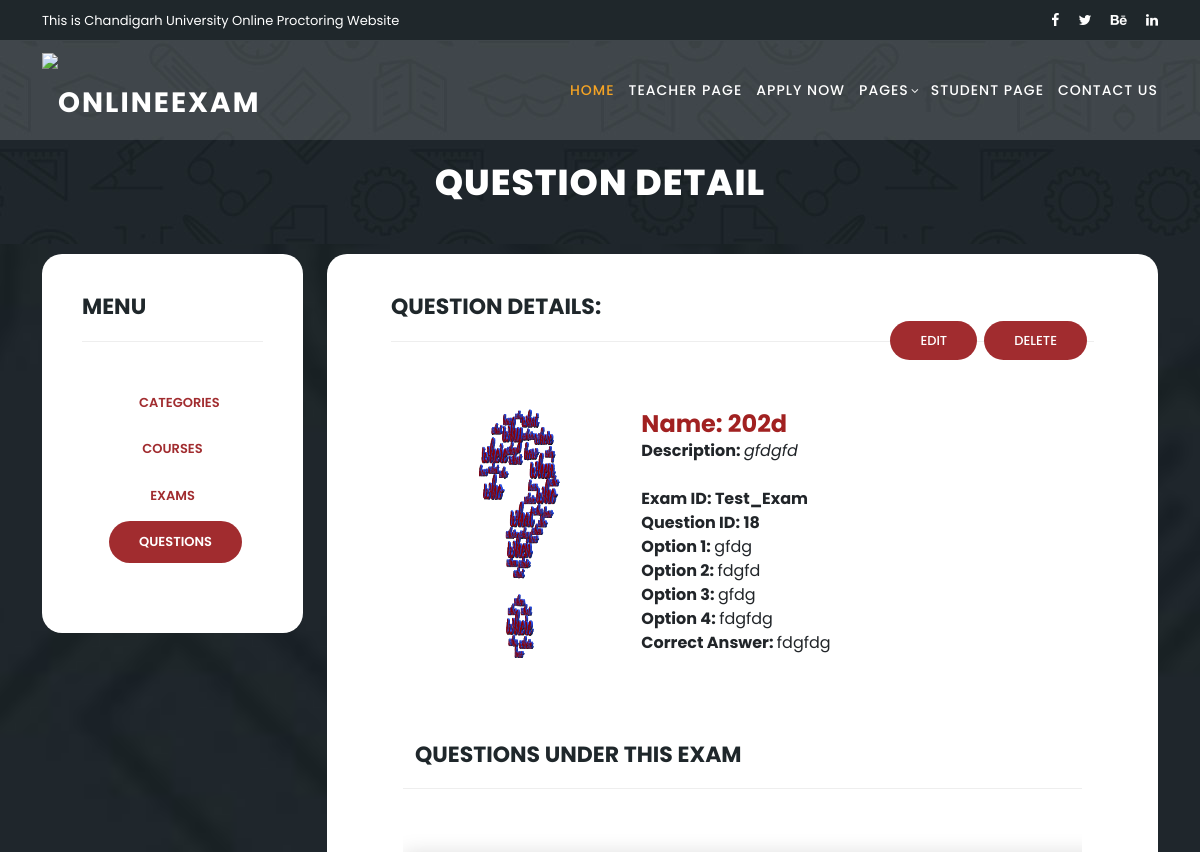
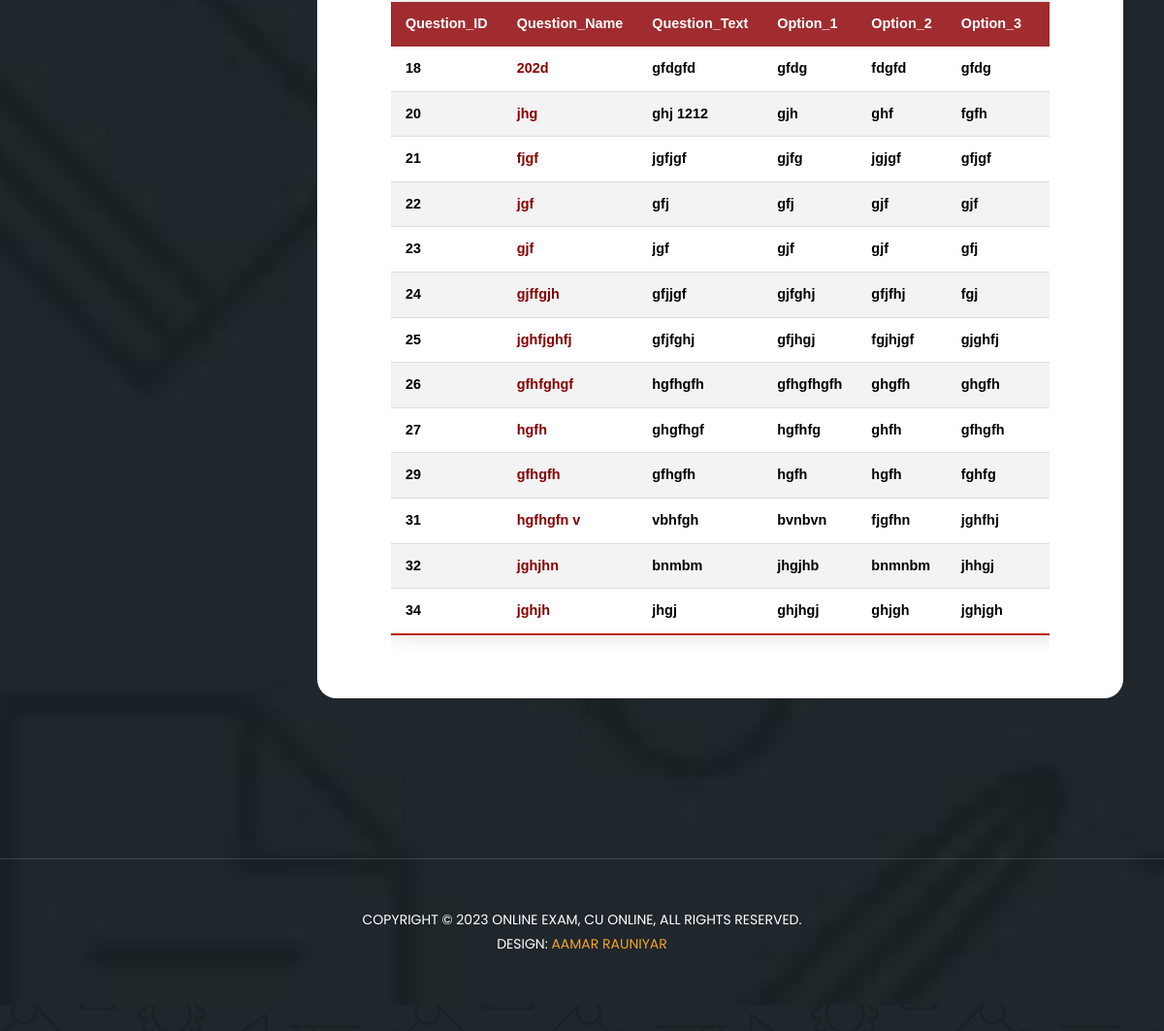
Screenshot of /question/18 with the database file from the repository (2 pictures, top to bottom).
### questions/models.py (models this page shows, shortened)
class Question(models.Model):
    question_name = models.CharField(max_length=100, unique=True)
    question_text = models.CharField(max_length=200,blank=True)
    option1 = models.CharField(max_length=100,blank=True)
    option2 = models.CharField(max_length=100,blank=True)
    option3 = models.CharField(max_length=100,blank=True)
    option4 = models.CharField(max_length=100,blank=True)
    correct_answer = models.CharField(max_length=100,blank=True)
    question_status = models.BooleanField(default=True)
    question_exam = models.ForeignKey(Exam, on_delete=models.CASCADE)
    class Meta:
        managed = True
        db_table = 'question'

class Exam(models.Model):
    exam_name = models.CharField(max_length=100, unique=True)
    exam_description = models.CharField(max_length=100,blank=True)
    exam_start_date = models.DateTimeField(blank=True)
    exam_duration = models.IntegerField(blank=True)
    exam_status = models.BooleanField(default=True)
    date_created = models.DateTimeField(auto_now_add=True,blank=True)
    exam_course = models.ForeignKey(Course, on_delete=models.CASCADE)
    def __str__(self):
        return self.exam_name
    class Meta:
        managed = True
        db_table = 'exam'

### questions/views.py (the view, shortened to what this page needs)
# urls.py: path("question/<int:question_id>", question_detail_edit, name="question_detail"),
def question_detail_edit(request, question_id):
    question = get_object_or_404(Question, id=question_id)
    exam = question.question_exam  # Assuming 'question_exam' is the foreign key to the Exam model
    questions = Question.objects.filter(question_exam=exam)
    return render(request, 'question.html', {'question': question, 'questions': questions})

### frontend/templates/question.html (shortened to what this page needs)
{% extends 'navbar.html' %}
{% load static %}
{% load bootstrap4 %}
{% load i18n %}
{% block content %}
<section class="heading-page header-text" >
  <div class="container">
    <div class="row">
      <div class="col-lg-12">
        <h2>Question Detail</h2>
      </div>
    </div>
  </div>
</section>
<section class="exam-us" id="exam">
    <div class="container">
      <div class="row">
        <div class="col-lg-12 align-self-center">
          <div class="row">
            <div class="col-lg-3">
              <form id="exam" action="" method="post">
                <div class="row">
                  <div class="col-lg-12">
                    <h2>Menu</h2>
                  </div>
                  <section class="meetings-page" id="meetings">
                    <div class="container">
                      <div class="row">
                        <div class="col-lg-12">
                          <div class="row">
                            <div class="col-lg-12">
                              <div class="filters">
                                <ul>
                                    <li><a onclick="window.location.href = `{% url 'teacher' %}`">Categories</a></li>
                                    <li><a onclick="window.location.href = `{% url 'courses' %}`">Courses</a></li>
                                    <li><a onclick="window.location.href = `{% url 'exams' %}`">Exams</a></li>
                                    <li class="active"><a onclick="window.location.href = `{% url 'questions' %}`">Questions</a></li>
                                </ul>
                              </div>
                            </div>
                        </div>
                    </div>
                </section>
                </div>
              </form>
            </div>
            <div class="col-lg-9">
              <form id="exam" method="POST" action="{% url 'question_detail'  question.id %}" enctype="multipart/form-data">
                <section class="meetings-page" id="meetings">
                      <div class="container">
                        <div class="row">
                          <div class="col-lg-12">
                            <div class="row">
                              <div class="col-lg-12">
                                <div class="col-lg-12">
                                  <h2>Question Details:  <div class="col-lg-12">
                                      <button type="button" id="delete" class="button">
                                        Delete
                                      </button>
                                      <button type="button" id="edit" class="button" onclick="location.href='#popup-box';" >
                                        Edit
                                      </button>
                                  </div>
                                </h2>
                                  <section class="meetings-page" id="meetings">
                                    <div class="container">
                                    <div class="row">
                                        <div class="col-lg-12">
                                        <div class="row">
                                            <div class="col-lg-4">
                                                <div class="row grid">
                                                    <div class="col-lg-4 templatemo-item-col all soon ">
                                                        <div class="card-item">
                                                            <div class="thumb">
                                                                <img src="{% static 'images/question.gif' %}" alt="{{ question.question_name}}"style="width: 13rem;
                                                                height: 19rem;">
                                                            </div>
                                                        </div>
                                                    </div>
                                                </div>
                                            </div>
                                            <div class="col-lg-8">
                                                <div class="row">
                                                    <h4 style="color:#A12121;"><br><strong>Name: {{ question.question_name}}</strong></h4>
                                                    <p1><strong>Description: </strong><em>{{ question.question_text}}</em></p1>
                                                    <p1><br><strong>Exam ID: {{question.question_exam}}</strong></p1>
                                                    <p1><strong>Question ID: {{ question.id}}</strong> </p1>
                                                    <p1><strong>Option 1: </strong>{{question.option1}}</p1>
                                                    <p1><strong>Option 2: </strong>{{question.option2}}</p1>
                                                    <p1><strong>Option 3: </strong>{{question.option3}}</p1>
                                                    <p1><strong>Option 4: </strong>{{question.option4}}</p1>
                                                    <p1><strong>Correct Answer: </strong>{{question.correct_answer}}</p1>
                                                </div>
                                            </div>
                                        </div>
                                        </div>
                                    </div>
                                    <div class="col-lg-12">
                                        <div class="row">
                                            <h2><br>Questions Under This Exam</h2>
                                            <div class="col-lg-12">
                                                <div class="row" style="overflow-x:auto;">
                                          <table class="styled-table">
                                            <thead>
                                                <tr>
                                                    <th>Question_ID</th>
                                                    <th>Question_Name</th>
                                                    <th>Question_Text</th>
                                                    <th>Option_1</th>
                                                    <th>Option_2</th>
                                                    <th>Option_3</th>
                                                    <th>Option_4</th>
                                                </tr>
                                            </thead>
                                            <tbody>
                                              {% for item in questions %}
                                                <tr class="active-row">
                                                  <td>{{item.id}}</td>
                                                  <td><a href="{% url 'question_detail' question_id=item.id %}" style="color: #870000;">{{ item.question_name }}</a></td>
                                                  <td>{{item.question_text}}</td>
                                                  <td>{{item.option1}}</td>
                                                  <td>{{item.option2}}</td>
                                                  <td>{{item.option3}}</td>
                                                  <td>{{item.option4}}</td>
                                                </tr>
                                              {% endfor %}
                                              </tbody>
                                        </table>
                                        </div></div>
                                                </div>
                                                </div>
                                        </div>
                                    </div>
                                    </div>
                                </section>
                                </div>
                              </div>
                            </div>
                          </div>
                        </div>
                    </section>
{% endblock %}

### frontend/static/css/templatemo-edu-meeting.css (style rules this page uses)
html, body, div, span, applet, object, iframe, h1, h2, h3, h4, h5, h6, p, blockquote, div pre, a, abbr, acronym, address, big, cite, code, del, dfn, em, font, img, ins, kbd, q, s, samp, small, strike, strong, sub, sup, tt, var, b, u, i, center, dl, dt, dd, ol, ul, li, figure, header, nav, section, article, aside, footer, figcaption { margin: 0; padding: 0; border: 0; outline: 0; }
ul, li { padding: 0; margin: 0; list-style: none; }
header, nav, section, article, aside, footer, hgroup { display: block; }
* { box-sizing: border-box; }
html, body { font-family: 'Poppins', sans-serif; font-weight: 400; background-color: #fff; font-size: 16px; -ms-text-size-adjust: 100%; -webkit-font-smoothing: antialiased; -moz-osx-font-smoothing: grayscale; }
a { text-decoration: none !important; color: #3CF; }
h1, h2, h3, h4, h5, h6 { margin-top: 0px; margin-bottom: 0px; }
ul { margin-bottom: 0px; }
img { width: 100%; overflow: hidden; }
html, body { background: #fff; background-image: url(../images/meetings-bg.jpg); font-family: 'Poppins', sans-serif; }
.card-item { margin-bottom: 30px; }
.card-item .thumb { position: relative; }
.card-item .thumb img { border-top-right-radius: 20px; border-top-left-radius: 20px; }
section.exam-us { background-image: url(../images/meetings-bg.jpg); background-position: center center; background-attachment: fixed; background-repeat: no-repeat; background-size: cover; padding: 10px 0px 0px 0px; }
section.exam-us #exam { background-color: #fff; border-radius: 20px; padding: 40px; margin-top: 0px; margin-bottom: 15px; }
section.exam-us #exam h2 { text-transform: uppercase; color: #1f272b; border-bottom: 1px solid #eee; margin-bottom: 40px; padding-bottom: 20px; font-size: 22px; font-weight: 700; }
section.exam-us #exam button { font-size: 13px; color: #fff; background-color: #a12c2f; padding: 12px 30px; display: inline-block; border-radius: 22px; font-weight: 500; text-transform: uppercase; transition: all .3s; border: none; margin-right: 1%; outline: none; float: right; }
section.heading-page { background-position: center center; background-repeat: no-repeat; background-size: cover; padding-top: 100px; padding-bottom: 20px; text-align: center; }
section.heading-page h2 { margin-top: 20px; margin-bottom: 20px; font-size: 36px; text-transform: uppercase; font-weight: 800; color: #fff; letter-spacing: 1px; }
section.meetings-page { background-position: center center; background-attachment: fixed; background-repeat: no-repeat; background-size: cover; padding-bottom: 0px; }
section.meetings-page .filters { text-align: center; margin-bottom: 20px; }
section.meetings-page .filters li { font-size: 13px; color: #a12c2f; background-color: #fff; padding: 11px 30px; display: inline-block; border-radius: 22px; font-weight: 600; text-transform: uppercase; transition: all .3s; cursor: pointer; margin: 0px 3px 5px; }
section.meetings-page .filters ul li.active, section.meetings-page .filters ul li:hover { background-color: #a12c2f; color: #fff; margin-bottom: 10px; }
.templatemo-item-col { width: 31%; }
.styled-table { border-collapse: collapse; margin: 25px 0; font-size: 0.9em; font-family: sans-serif; min-width: 400px; box-shadow: 0 0 20px rgba(0, 0, 0, 0.15); }
.styled-table thead tr { background-color: #a12c2f; color: #ffffff; text-align: left; }
.styled-table th, .styled-table td { padding: 12px 15px; }
.styled-table tbody tr { border-bottom: 1px solid #dddddd; }
.styled-table tbody tr:nth-of-type(even) { background-color: #f3f3f3; }
.styled-table tbody tr:last-of-type { border-bottom: 2px solid #bc1900; }
.styled-table tbody tr.active-row { font-weight: bold; color: #000000; }

### rows the page displays
Question: question_name "202d", question_text "gfdgfd", question_exam "Test_Exam", id "18", option1 "gfdg", option2 "fdgfd", option3 "gfdg", option4 "fdgfdg", correct_answer "fdgfdg"
Question: id "20", question_name "jhg", question_text "ghj 1212", option1 "gjh", option2 "ghf", option3 "fgfh"
Question: id "21", question_name "fjgf", question_text "jgfjgf", option1 "gjfg", option2 "jgjgf", option3 "gfjgf"
Question: id "22", question_name "jgf", question_text "gfj", option1 "gfj", option2 "gjf", option3 "gjf"
Question: id "23", question_name "gjf", question_text "jgf", option1 "gjf", option2 "gjf", option3 "gfj"
Question: id "24", question_name "gjffgjh", question_text "gfjjgf", option1 "gjfghj", option2 "gfjfhj", option3 "fgj"
Question: id "25", question_name "jghfjghfj", question_text "gfjfghj", option1 "gfjhgj", option2 "fgjhjgf", option3 "gjghfj"
Question: id "26", question_name "gfhfghgf", question_text "hgfhgfh", option1 "gfhgfhgfh", option2 "ghgfh", option3 "ghgfh"
Question: id "27", question_name "hgfh", question_text "ghgfhgf", option1 "hgfhfg", option2 "ghfh", option3 "gfhgfh"
Question: id "29", question_name "gfhgfh", question_text "gfhgfh", option1 "hgfh", option2 "hgfh", option3 "fghfg"
Question: id "31", question_name "hgfhgfn v", question_text "vbhfgh", option1 "bvnbvn", option2 "fjgfhn", option3 "jghfhj"
Question: id "32", question_name "jghjhn", question_text "bnmbm", option1 "jhgjhb", option2 "bnmnbm", option3 "jhhgj"
Question: id "34", question_name "jghjh", question_text "jhgj", option1 "ghjhgj", option2 "ghjgh", option3 "jghjgh"
